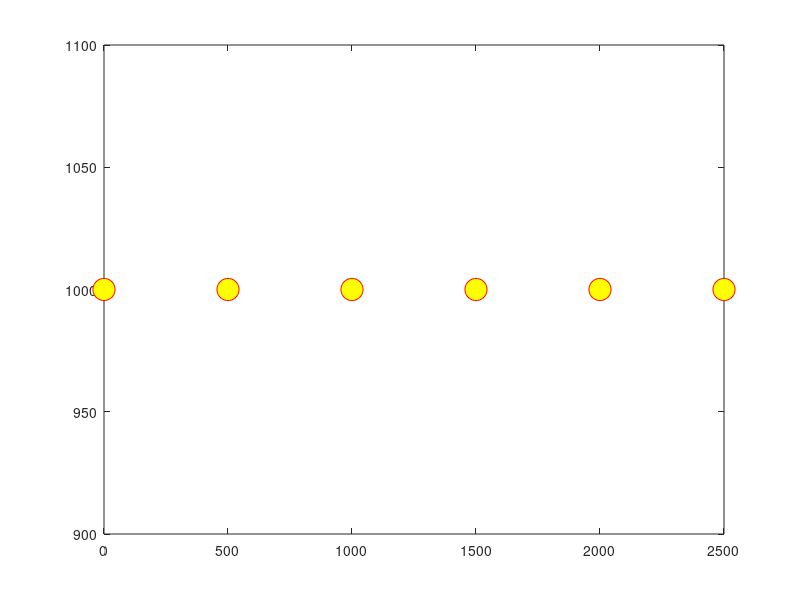

This figure's MATLAB source: (Note: this script raises an error after producing the figure.)
outfileID = fopen('Line_traces_10000.txt', 'w');

time = 10000;


%%%%%%%%%%%%%%%%%%%%%%%%%%%%%%%%%%%%%%%%%%%%%%%%%%%%%%%%%%%%
%Maze

% start_x = [0; 6600; 1800; 1800; 1800; ... 
%     1800; 1800; 4200; 1800; 6600; ...
%     4200; 11400; 6600; 6600; 6600; ...
%     11400; 13800; 13800; 16200; 16200; ...
%     13800; 18600; 13800; 21000; 21000; ...
%     21000; 23400];
% 
% start_y = [6600; 4200; 4200; 1800; 1800; ...
%     8400; 16200; 13200; 11400; 9000; ...
%     9000; 11400; 16800; 13200; 13800; ...
%     13800; 4200; 4200; 4200; 9000; ...
%     11400; 11400; 16200; 1800; 1800; ...
%     13800; 7800];
% 
% end_x = [7200; 6600; 6600; 1800; 9600; ...
%     1800; 4200; 4200; 11400; 6600; ...
%     6600; 11400; 11400; 6600; 9000; ...
%     16200; 13800; 16200; 16200; 21000; ...
%     18600; 18600; 18600; 24000; 21000; ...
%     24000; 23400];
% 
% end_y = [6600; 6600; 4200; 4200; 1800; ...
%     16800; 16200; 16200; 11400; 11400; ...
%     9000; 16800; 16800; 16800; 13800; ...
%     13800; 13800; 4200; 9000; 9000; ...
%     11400; 16800; 16200; 1800; 16800; ...
%     13800; 16800];

%%%%%%%%%%%%%%%%%%%%%%%%%%%%%%%%%%%%%%%%%%%%%%%%%%%%%%%%%

%%%%%%%%%%%%%%%%%%%%%%%%%%%%%%%%%%%%%%%%%%%%%%%%%%%%%%%%%
%Ladder

% start_x = [0;0;0;0;0;0;5000;5000;5000;5000;5000;10000;9900];
% 
% start_y = [8000;2000;2000;4000;6000;8000;2000;2000;4000;6000;8000;2000;2000];
% 
% end_x = [100;0;5000;5000;5000;5000;5000;10000;10000;10000;10000;10000;10000];
% 
% end_y =[8000;8000;2000;4000;6000;8000;8000;2000;4000;6000;8000;8000;2000];

%%%%%%%%%%%%%%%%%%%%%%%%%%%%%%%%%%%%%%%%%%%%%%%%%%%%%%%%%%

%%%%%%%%%%%%%%%%%%%%%%%%%%%%%%%%%%%%%%%%%%%%%%%%%%%%%%%%%%
%Line

start_x = [0; 500; 1000; 1500; 2000; 2500];

start_y = [1000; 1000; 1000; 1000; 1000; 1000];

end_x = [500; 1000; 1500; 2000; 2500; 3000];

end_y = [1000; 1000; 1000; 1000; 1000; 1000];

speed = [10, 20, 30, 5, 15, 25];

%%%%%%%%%%%%%%%%%%%%%%%%%%%%%%%%%%%%%%%%%%%%%%%%%%%%%%%%%%

    
nodes = length(start_x);
    
    

%start_x = [0; 2];

%start_y = [0; 2];

%end_x = [5; 2];

%end_y = [0; 7];

%speed = 20*ones(nodes, 1);


final_output_x = start_x;
final_output_y = start_y;

end_temp_x = end_x;
end_temp_y = end_y;


for t = 2:time
    for i = 1:nodes
        
        new_x = final_output_x(i,t-1);
        new_y = final_output_y(i,t-1);
        
        if (start_x(i)==end_x(i))
            direction(i) = sign(end_temp_y(i)-new_y);
            if (direction(i) ==0)
                if (direction_old(i) > 0)
                    end_temp_y(i) = start_y(i);
                else
                    end_temp_y(i) = end_y(i);
                end
                direction(i) = -direction_old(i);
            end
            direction_old(i) = direction(i);
            
            new_y = new_y + (speed(i)*direction(i));
            if (direction(i)<0 && new_y<end_temp_y(i))
                end_temp_y(i) = end_y(i);
                new_y = start_y(i) + abs(start_y(i)-new_y);
            end
            if (direction(i)>0 && new_y>end_temp_y(i))
                end_temp_y(i) = start_y(i);
                new_y = end_y(i) - abs(new_y-end_y(i));
            end  
        end
        if (start_y(i)==end_y(i))
            direction(i) = sign(end_temp_x(i)-new_x);
            if (direction(i) ==0)
                if (direction_old(i) > 0)
                    end_temp_x(i) = start_x(i);
                else
                    end_temp_x(i) = end_x(i);
                end
                direction(i) = -direction_old(i);
            end
            direction_old(i) = direction(i);
            new_x = new_x + (speed(i)*direction(i));
            if (direction(i)<0 && new_x<end_temp_x(i))
                end_temp_x(i) = end_x(i);
                new_x = start_x(i) + abs(start_x(i)-new_x);
            end
            if (direction(i)>0 && new_x>end_temp_x(i))
                end_temp_x(i) = start_x(i);
                new_x = end_x(i) - abs(new_x-end_x(i));
            end    
        end
        final_output_x(i,t) = new_x; 
        final_output_y(i,t) = new_y;
        
    end
end



fprintf(outfileID, 'Settings === Total time = %d, Number of Nodes = %d, Speed = %d\n', [time, nodes, speed(1)]);
fprintf(outfileID, 'Time\tNode\tPos_X\tPos_Y\n');

for t = 1:time
    for i = 1:nodes
        fprintf(outfileID, '%d\t%d\t%d\t%d\n', [t, i, final_output_x(i,t), final_output_y(i,t)]);
    end
end
fclose(outfileID);

figure(1);
set(gcf,'Renderer','OpenGL'); 
h = plot(final_output_x(:,1)', final_output_y(:,1)','o', 'MarkerSize', 16, 'MarkerEdgeColor', 'r', 'MarkerFaceColor', 'y');
set(h,'EraseMode','normal');
%xlim([0,25200]);
%ylim([0,18000]);

% xlim([0,12000]);
% ylim([0,10000]);

xlim([0,4000]);
ylim([0,2000]);

% Animation Loop
for t = 2:time
    set(h,'XData',final_output_x(:,t));
    set(h,'YData',final_output_y(:,t));
    drawnow;
end


